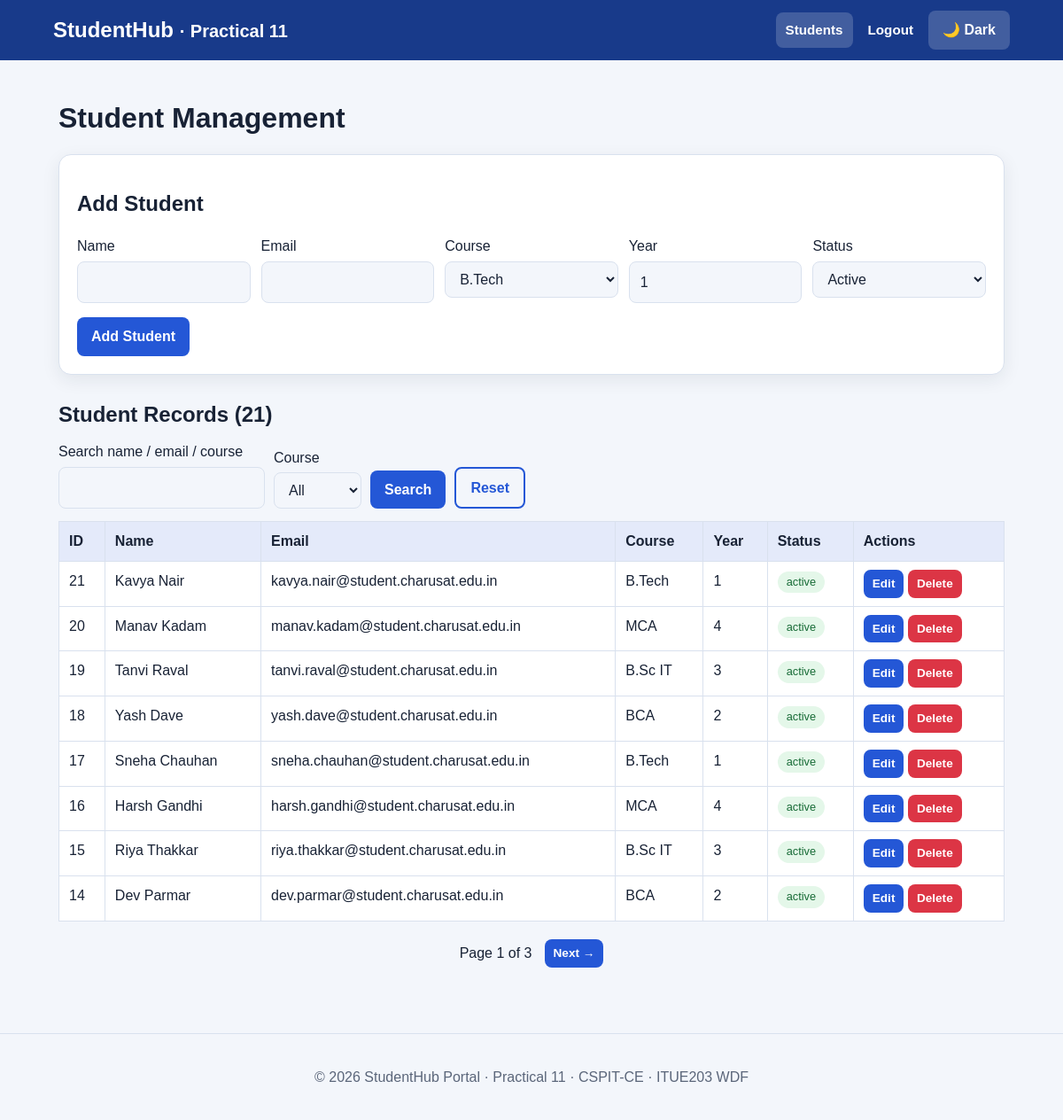
/students.php (signed in), run on the app's committed database.
### tables this page shows
CREATE TABLE students (
  student_id INT AUTO_INCREMENT PRIMARY KEY,
  user_id INT DEFAULT NULL,
  name VARCHAR(60) NOT NULL,
  email VARCHAR(100) NOT NULL UNIQUE,
  course VARCHAR(30) NOT NULL,
  year TINYINT NOT NULL DEFAULT 1,
  status ENUM('active','inactive') NOT NULL DEFAULT 'active',
  created_at TIMESTAMP DEFAULT CURRENT_TIMESTAMP,
  CONSTRAINT fk_students_user FOREIGN KEY (user_id) REFERENCES users(user_id) ON DELETE SET NULL
);

### includes/auth.php (called while the page is built, shortened)
<?php
function e($s) { return htmlspecialchars((string)$s, ENT_QUOTES, 'UTF-8'); }
function url($p = '') { return BASE_URL . ltrim($p, '/'); }

### students.php (the view, shortened to what this page needs)
<?php
require_once __DIR__ . '/includes/auth.php';
$courses = ['B.Tech', 'BCA', 'B.Sc IT', 'MCA'];
$form = ['student_id' => '', 'name' => '', 'email' => '', 'course' => 'B.Tech', 'year' => '1', 'status' => 'active'];
$q = trim($_GET['q'] ?? ''); $cf = trim($_GET['course'] ?? '');
$page = max(1, (int)($_GET['page'] ?? 1)); $per = 8;
$where = ' WHERE 1=1'; $types = ''; $args = [];
$cnt = $conn->prepare('SELECT COUNT(*) FROM students' . $where);
$cnt->execute(); $cnt->bind_result($total); $cnt->fetch(); $cnt->close();
$pages = max(1, (int)ceil($total / $per)); $page = min($page, $pages); $off = ($page - 1) * $per;
$st = $conn->prepare('SELECT student_id, name, email, course, year, status FROM students' . $where . ' ORDER BY student_id DESC LIMIT ? OFFSET ?');
$a2 = array_merge($args, [$per, $off]);
$st->bind_param($types . 'ii', ...$a2);
$st->execute(); $rows = $st->get_result();
include __DIR__ . '/includes/header.php';
$editing = $form['student_id'] !== '';
?>
<h1>Student Management</h1>
<section class="card">
    <h2><?= $editing ? 'Edit Student' : 'Add Student' ?></h2>
    <form method="POST" action="">
        <div class="controls">
            <div class="control"><label for="name">Name</label><input id="name" name="name" value="<?= e($form['name']) ?>" required></div>
            <div class="control"><label for="email">Email</label><input type="email" id="email" name="email" value="<?= e($form['email']) ?>" required></div>
            <div class="control"><label for="fcourse">Course</label><select id="fcourse" name="course"><?php foreach ($courses as $c): ?><option <?= $form['course'] === $c ? 'selected' : '' ?>><?= e($c) ?></option><?php endforeach; ?></select></div>
            <div class="control"><label for="year">Year</label><input type="number" id="year" name="year" min="1" max="4" value="<?= e($form['year']) ?>" required></div>
            <div class="control"><label for="status">Status</label><select id="status" name="status"><option value="active" <?= $form['status'] === 'active' ? 'selected' : '' ?>>Active</option></select></div>
        </div>
        <button type="submit"><?= $editing ? 'Update Student' : 'Add Student' ?></button>
    </form>
</section>
<h2 class="section-title">Student Records (<?= (int)$total ?>)</h2>
<form method="GET" class="toolbar" aria-label="Search students">
    <div class="control"><label for="q">Search name / email / course</label><input type="search" id="q" name="q" value="<?= e($q) ?>"></div>
    <div class="control"><label for="course">Course</label><select id="course" name="course"><option value="">All</option></select></div>
    <button type="submit">Search</button> <a class="btn btn-outline" href="<?= e(url('students.php')) ?>">Reset</a>
</form>
<div class="table-wrap"><table>
<tr><th>ID</th><th>Name</th><th>Email</th><th>Course</th><th>Year</th><th>Status</th><th>Actions</th></tr>
<?php if ($rows->num_rows): while ($r = $rows->fetch_assoc()): ?>
<tr><td><?= (int)$r['student_id'] ?></td><td><?= e($r['name']) ?></td><td><?= e($r['email']) ?></td><td><?= e($r['course']) ?></td><td><?= (int)$r['year'] ?></td>
<td><span class="badge <?= $r['status'] === 'inactive' ? 'closed' : '' ?>"><?= e($r['status']) ?></span></td>
<td class="actions"><a class="btn btn-sm" href="<?= e(url('students.php?edit=' . (int)$r['student_id'])) ?>">Edit</a>
<form method="POST" action="" onsubmit="return confirm('Delete this student permanently?');"><button type="submit" class="btn-sm btn-danger">Delete</button></form></td></tr>
<?php endwhile; else: ?><tr><td colspan="7">No students found.</td></tr><?php endif; ?>
</table></div>
<nav class="pagination" aria-label="Pages">
    <span>Page <?= $page ?> of <?= $pages ?></span>
    <?php if ($page < $pages): ?><a class="btn btn-sm" href="?<?= e(http_build_query(['q' => $q, 'course' => $cf, 'page' => $page + 1])) ?>">Next &rarr;</a><?php endif; ?>
</nav>
<?php include __DIR__ . '/includes/footer.php'; ?>

### includes/header.php (shortened to what this page needs)
<?php
require_once __DIR__ . '/auth.php';
$here = ltrim(substr($_SERVER['SCRIPT_NAME'], strlen(rawurldecode(BASE_URL))), '/');
?>
<!DOCTYPE html>
<html lang="en">
<head>
<link rel="stylesheet" href="<?= e(url('assets/css/style.css')) ?>">
</head>
<body>
<header class="site-header">
    <a href="<?= e(url('index.php')) ?>" class="logo">StudentHub <small>&middot; <?= e(PRACTICAL) ?></small></a>
    <nav class="nav-links" id="navLinks" aria-label="Main navigation">
<?php foreach (NAV as [$label, $file, $access]):
    $ok = $access === 'all' || ($access === 'guest' && !is_logged_in()) || ($access === 'user' && is_logged_in())
        || ($access === 'admin' && is_admin()) || ($access === 'student' && is_logged_in() && !is_admin());
    if (!$ok) continue; ?>
        <a href="<?= e(url($file)) ?>"<?= $here === $file ? ' aria-current="page"' : '' ?>><?= e($label) ?></a>
<?php endforeach; ?>
        <button type="button" id="themeToggle" class="theme-btn">&#127769; Dark</button>
    </nav>
</header>
<main class="container" id="main">

### includes/footer.php (shortened to what this page needs)
</main>
<footer class="site-footer">
    <p>&copy; 2026 StudentHub Portal &middot; <?= e(PRACTICAL) ?> &middot; CSPIT-CE &middot; ITUE203 WDF</p>
</footer>
</body>
</html>

### assets/css/style.css (style rules this page uses)
:root { --bg:#f3f6fb;--card:#fff;--text:#182235;--muted:#5b667a;--primary:#2457d6;--on-primary:#fff;--head:#183a8a;--border:#d9e1ee;--shadow:0 6px 20px rgba(24,34,53,.08);--ok:#176b36;--okbg:#e4f7e9;--err:#a61b1b;--errbg:#fde8e8 }
* { box-sizing:border-box }
html { scroll-behavior:smooth }
body { margin:0;font-family:Arial,Helvetica,sans-serif;line-height:1.6;background:var(--bg);color:var(--text) }
a { color:var(--primary);font-weight:600;text-decoration:none }
h1,h2,h3 { line-height:1.25 }
.container { max-width:1100px;margin:0 auto;padding:24px 16px }
.site-header { display:flex;align-items:center;justify-content:space-between;flex-wrap:wrap;gap:10px;background:var(--head);padding:12px 5%;position:relative }
.logo { color:#fff;font-size:1.5rem;font-weight:700 }
.nav-links { display:flex;align-items:center;flex-wrap:wrap;gap:6px }
.nav-links a { color:#fff;padding:8px 11px;border-radius:8px;font-size:.95rem }
.nav-links a:hover,.nav-links a[aria-current="page"] { background:rgba(255,255,255,.18);text-decoration:none }
.theme-btn { background:rgba(255,255,255,.18);color:#fff }
.site-footer { text-align:center;color:var(--muted);padding:20px;border-top:1px solid var(--border);margin-top:30px }
button,.btn { display:inline-block;font:inherit;font-weight:600;padding:9px 16px;border:0;border-radius:8px;background:var(--primary);color:var(--on-primary);cursor:pointer;text-decoration:none }
.btn-outline { background:transparent;color:var(--primary);border:2px solid var(--primary) }
.btn-danger { background:#dc3545;color:#fff }
.btn-sm { padding:5px 10px;font-size:.85rem }
.card { background:var(--card);border:1px solid var(--border);border-radius:14px;padding:20px;box-shadow:var(--shadow) }
.section-title { margin:30px 0 14px }
.badge { display:inline-block;padding:2px 10px;border-radius:999px;font-size:.8rem;background:var(--okbg);color:var(--ok) }
input,select,textarea { font:inherit;padding:10px 12px;border:1px solid var(--border);border-radius:8px;background:var(--bg);color:var(--text);max-width:100% }
.table-wrap { overflow-x:auto }
table { width:100%;border-collapse:collapse;background:var(--card) }
th,td { border:1px solid var(--border);padding:9px 11px;text-align:left;vertical-align:top }
th { background:rgba(36,87,214,.12) }
.controls { display:grid;gap:12px;grid-template-columns:repeat(auto-fit,minmax(170px,1fr));margin-bottom:16px }
.control { display:flex;flex-direction:column;gap:4px }
.pagination { display:flex;justify-content:center;align-items:center;gap:14px;margin:20px 0 }
.actions form { display:inline }
.toolbar { display:flex;flex-wrap:wrap;gap:10px;align-items:end;margin-bottom:14px }

### data on the page
students: student_id "21", name "Kavya Nair", email "kavya.nair@student.charusat.edu.in", course "B.Tech", year "1", status "active"
students: student_id "20", name "Manav Kadam", email "manav.kadam@student.charusat.edu.in", course "MCA", year "4", status "active"
students: student_id "19", name "Tanvi Raval", email "tanvi.raval@student.charusat.edu.in", course "B.Sc IT", year "3", status "active"
students: student_id "18", name "Yash Dave", email "yash.dave@student.charusat.edu.in", course "BCA", year "2", status "active"
students: student_id "17", name "Sneha Chauhan", email "sneha.chauhan@student.charusat.edu.in", course "B.Tech", year "1", status "active"
students: student_id "16", name "Harsh Gandhi", email "harsh.gandhi@student.charusat.edu.in", course "MCA", year "4", status "active"
students: student_id "15", name "Riya Thakkar", email "riya.thakkar@student.charusat.edu.in", course "B.Sc IT", year "3", status "active"
students: student_id "14", name "Dev Parmar", email "dev.parmar@student.charusat.edu.in", course "BCA", year "2", status "active"

### other printed values
PRACTICAL "Practical 11"
$label "Students"
$label "Logout"
$total "21"
$page "1"
$pages "3"
form field course "B.Tech"
